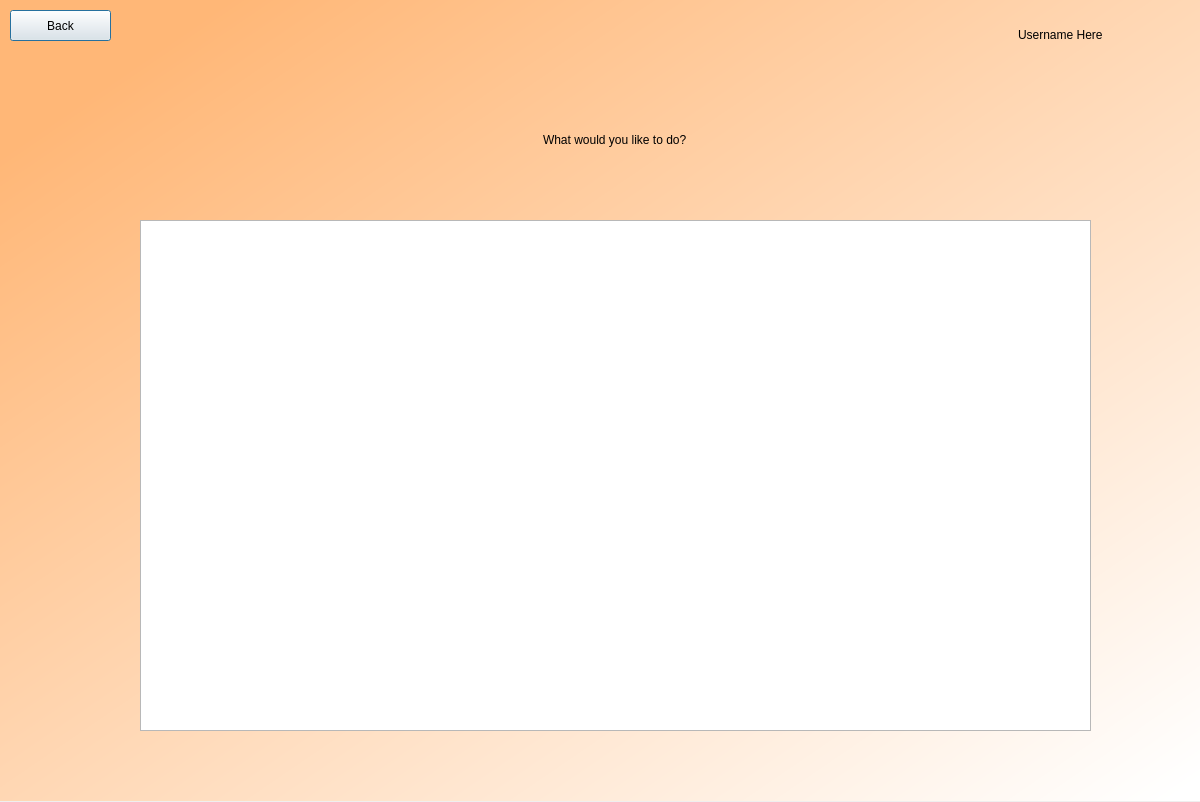
<?xml version="1.0" encoding="UTF-8"?>
<ui version="4.0">
 <class>Dialog</class>
 <widget class="QDialog" name="Dialog">
  <property name="geometry">
   <rect>
    <x>0</x>
    <y>0</y>
    <width>1200</width>
    <height>802</height>
   </rect>
  </property>
  <property name="windowTitle">
   <string>Dialog</string>
  </property>
  <widget class="QWidget" name="bgwidget" native="true">
   <property name="geometry">
    <rect>
     <x>0</x>
     <y>0</y>
     <width>1201</width>
     <height>801</height>
    </rect>
   </property>
   <property name="styleSheet">
    <string notr="true">QWidget#bgwidget{
background-color:qlineargradient(spread:pad, x1:0.091, y1:0.101636, x2:0.991379, y2:0.977, stop:0 rgb(255, 183, 119), stop:1 rgba(255, 255, 255, 255));}</string>
   </property>
   <widget class="QLabel" name="errorMsg">
    <property name="geometry">
     <rect>
      <x>440</x>
      <y>450</y>
      <width>341</width>
      <height>16</height>
     </rect>
    </property>
    <property name="styleSheet">
     <string notr="true">font: 12pt &quot;DengXian&quot;; color :red;</string>
    </property>
    <property name="text">
     <string/>
    </property>
   </widget>
   <widget class="QWidget" name="verticalLayoutWidget_2">
    <property name="geometry">
     <rect>
      <x>940</x>
      <y>10</y>
      <width>241</width>
      <height>51</height>
     </rect>
    </property>
    <layout class="QVBoxLayout" name="verticalLayout_2">
     <item alignment="Qt::AlignHCenter|Qt::AlignVCenter">
      <widget class="QLabel" name="profile">
       <property name="styleSheet">
        <string notr="true">font: 18pt &quot;DengXian&quot;; color: rgb(0, 0, 0)</string>
       </property>
       <property name="text">
        <string>Username Here</string>
       </property>
      </widget>
     </item>
    </layout>
   </widget>
   <widget class="QWidget" name="gridLayoutWidget">
    <property name="geometry">
     <rect>
      <x>140</x>
      <y>220</y>
      <width>951</width>
      <height>511</height>
     </rect>
    </property>
    <layout class="QGridLayout" name="gridLayout">
     <item row="0" column="0">
      <widget class="QListWidget" name="list"/>
     </item>
    </layout>
   </widget>
   <widget class="QPushButton" name="backButton">
    <property name="geometry">
     <rect>
      <x>10</x>
      <y>10</y>
      <width>101</width>
      <height>31</height>
     </rect>
    </property>
    <property name="styleSheet">
     <string notr="true">font: 12pt &quot;DengXian&quot;;</string>
    </property>
    <property name="text">
     <string>Back</string>
    </property>
   </widget>
   <widget class="QWidget" name="verticalLayoutWidget">
    <property name="geometry">
     <rect>
      <x>190</x>
      <y>100</y>
      <width>851</width>
      <height>80</height>
     </rect>
    </property>
    <layout class="QVBoxLayout" name="verticalLayout">
     <item alignment="Qt::AlignHCenter">
      <widget class="QLabel" name="label">
       <property name="styleSheet">
        <string notr="true">font: 36pt &quot;DengXian&quot;; color: rgb(0, 0, 0)</string>
       </property>
       <property name="text">
        <string>What would you like to do?</string>
       </property>
      </widget>
     </item>
    </layout>
   </widget>
  </widget>
 </widget>
 <resources/>
 <connections/>
</ui>
